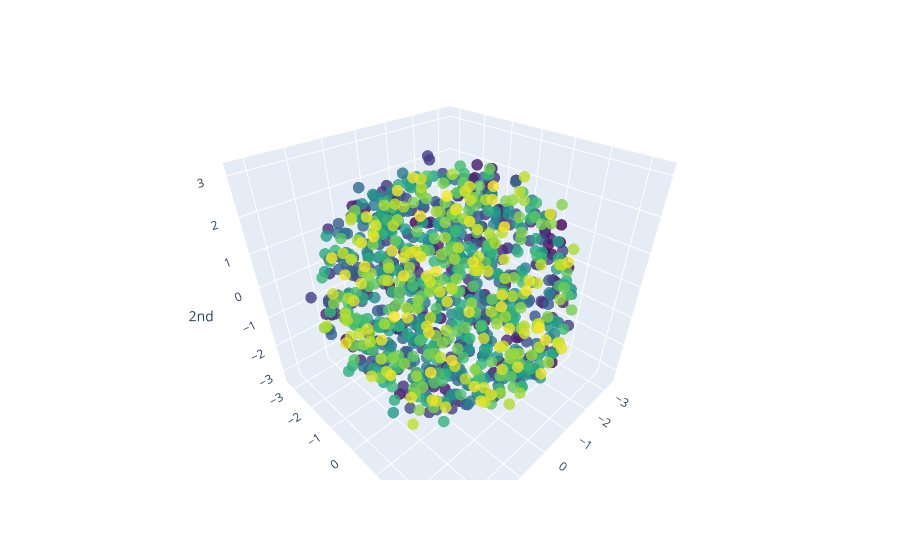

The notebook cell saved with this chart:
### Code cell
sphere = tadasets.dsphere(n=1000, d=3, r=3.14, noise=0.14)
plot_point_cloud(sphere)

### Figure 1 — Plotly figure (JSON) as saved in the notebook; plotly's stock layout.template omitted (floating-point values rounded to 4 significant figures; data arrays with more than 128 entries replaced by an {"elided": "..."} marker saying what was removed)
{"data": [{"marker": {"color": {"elided": "1000 int values"}, "colorscale": [[0, "#440154"], [0.1111, "#482878"], [0.2222, "#3e4989"], [0.3333, "#31688e"], [0.4444, "#26828e"], [0.5556, "#1f9e89"], [0.6667, "#35b779"], [0.7778, "#6ece58"], [0.8889, "#b5de2b"], [1, "#fde725"]], "opacity": 0.8, "size": 4}, "mode": "markers", "type": "scatter3d", "x": {"elided": "1000 float values"}, "y": {"elided": "1000 float values"}, "z": {"elided": "1000 float values"}}], "layout": {"autosize": true, "scene": {"aspectmode": "auto", "aspectratio": {"x": 1.013, "y": 1.008, "z": 0.9795}, "camera": {"center": {"x": 0, "y": 0, "z": 0}, "eye": {"x": 0.9966, "y": 0.9966, "z": 0.9966}, "projection": {"type": "perspective"}, "up": {"x": -0.001628, "y": 0.001631, "z": 1.0}}, "xaxis": {"exponentformat": "e", "showexponent": "all", "title": {"text": "0th"}, "type": "linear"}, "yaxis": {"exponentformat": "e", "showexponent": "all", "title": {"text": "1st"}, "type": "linear"}, "zaxis": {"exponentformat": "e", "showexponent": "all", "title": {"text": "2nd"}, "type": "linear"}}}}
